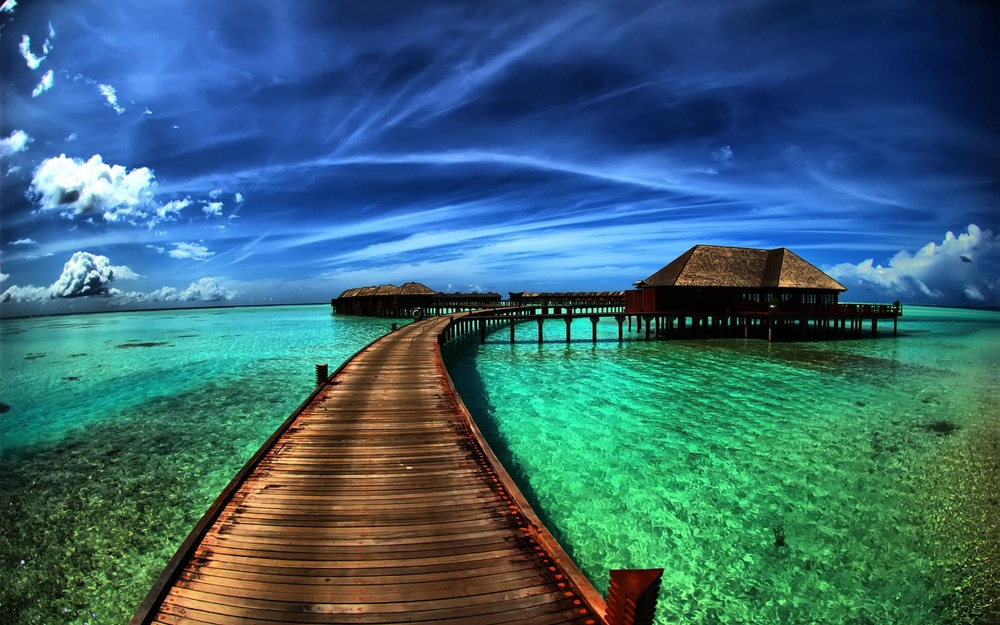
#> input picture app/Visualization/b.jpg, 1000 x 625 px, shrunk from 1920 x 1200 before the run
$ python Visualizer.py
#> lines starting #> are read from the running program, lines starting #| are printed output that depends on the picture
from mpl_toolkits.mplot3d import Axes3D
from mpl_toolkits.mplot3d import proj3d
import matplotlib.pyplot as plt
from matplotlib import offsetbox
from PIL import Image
import numpy as np
import os

xs = [1,1.5,2,2]
ys = [1,2,3,1]
zs = [0,1,2,0]

imgs = [Image.open("b.jpg"), Image.open("b.jpg"), Image.open("c.jpg"), Image.open("c.jpg")]
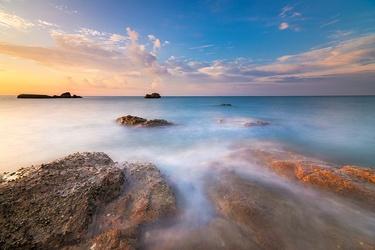
#> input picture app/Visualization/c.jpg, 375 x 250 px, shrunk from 720 x 480 before the run
for img in imgs :
    img = np.asarray(img)
#> this loop made 4 passes

"""Takes a set of an array of threeples of the x y and z coordinates respectively in
the form [(x,y,z), (x,y,z), ect] and an array of numpy arrays of images for each point
and creates a 3D scatterplot with them with the images attatched to the points"""
class ImageAnnotations3D():
    """xyz is an array of threeples of the x y and z coordinates respectively in
    the form [(x,y,z), (x,y,z), ect],
    imgs is an array of numpy arrays of images for each point"""
    def __init__(self, xyz, imgs):
        self.xyz = xyz
        self.imgs = imgs
        self.fig = plt.figure(figsize=(19.20, 10.80))
        self.c = ["b","r","g","gold"]
        self.ax3d = self.setAx3d()
        self.ax2d = self.setAx2d()
        self.annot = []
        for s,im in zip(self.xyz, self.imgs):
            x,y = self.proj(s)
            self.annot.append(self.image(im,[x,y]))
        self.lim = self.ax3d.get_w_lims()
        self.rot = self.ax3d.get_proj()
        self.cid = self.ax3d.figure.canvas.mpl_connect("draw_event",self.update)

        self.funcmap = {"button_press_event" : self.ax3d._button_press,
                        "motion_notify_event" : self.ax3d._on_move,
                        "button_release_event" : self.ax3d._button_release}

        self.cfs = [self.ax3d.figure.canvas.mpl_connect(kind, self.cb) \
                        for kind in self.funcmap.keys()]

    def cb(self, event):
        event.inaxes = self.ax3d
        self.funcmap[event.name](event)

    def proj(self, X):
        """ From a 3D point in axes ax3d,
            calculate position in 2D in ax2d """
        x,y,z = X
        x2, y2, _ = proj3d.proj_transform(x,y,z, self.ax3d.get_proj())
        tr = self.ax3d.transData.transform((x2, y2))
        return self.ax2d.transData.inverted().transform(tr)

    def image(self,arr,xy):
        """ Place an image (arr) as annotation at position xy """
        imageZoom = self.zoomCalc(arr.size[0])
        im = offsetbox.OffsetImage(arr, zoom=imageZoom)
        im.image.axes = self.ax3d
        ab = offsetbox.AnnotationBbox(im, xy, xybox=(-30., 30.),
                            xycoords='data', boxcoords="offset points",
                            pad=0, arrowprops=dict(arrowstyle="->"))
        self.ax2d.add_artist(ab)
        return ab

    def zoomCalc(self, imageSize):
        """Scales images to a reasonable size based on their resolution"""
        imageZoom = 1
        while(imageSize * imageZoom > 50):
            imageZoom = imageZoom/2
        return imageZoom

    def update(self,event):
        if np.any(self.ax3d.get_w_lims() != self.lim) or \
                        np.any(self.ax3d.get_proj() != self.rot):
            self.lim = self.ax3d.get_w_lims()
            self.rot = self.ax3d.get_proj()
            for s,ab in zip(self.xyz, self.annot):
                ab.xy = self.proj(s)

    def setAx3d(self):
        x =[]
        y =[]
        z =[]
        counter = 0
        for counter in range(len(self.xyz)):
            x.append(self.xyz[counter][0])
            y.append(self.xyz[counter][1])
            z.append(self.xyz[counter][2])
        ax3 = self.fig.add_subplot(111, projection=Axes3D.name)
        ax3.scatter(x, y, z, marker="o")
        ax3.set_xlabel('X Label')
        ax3.set_ylabel('Y Label')
        ax3.set_zlabel('Z Label')
        return ax3

    def setAx2d(self):
        # Create a dummy axes to place annotations to
        ax2 = self.fig.add_subplot(111,frame_on=False)
        ax2.axis("off")
        ax2.axis([0,1,0,1])
        return ax2

ia = ImageAnnotations3D(np.c_[xs,ys,zs],imgs)
#> in __init__, `self.xyz = xyz`: self.xyz = [[1, 1, 0], [1.5, 2, 1], [2, 3, 2], [2, 1, 0]]
#> in __init__, `self.imgs = imgs`: self.imgs = 4 items
#> the loop in setAx3d, `for counter in range(len(self.xyz)):` made 4 passes
#> after the loop in setAx3d, `for counter in range(len(self.xyz)):`: x = [1, 1.5, 2, 2]; y = [1, 2, 3, 1]; z = [0, 1, 2, 0]
#> the loop in __init__, `for s,im in zip(self.xyz, self.imgs):` made 4 passes
#> (s, x, y, z in proj, x2 in proj, y2 in proj, tr in proj) on passes 1 to 4: ([1, 1, 0], 0.131, 0.28, 0, -0.0707, -0.0431, [435.1, 352]), ([1.5, 2, 1], 0.514, 0.514, 1, -4.44e-17, -1.22e-16, [1004.1, 545.8]), ([2, 3, 2], 0.898, 0.748, 2, 0.0712, 0.0434, [1576.6, 740.8]), ([2, 1, 0], 0.621, 0.123, 0, 0.0198, -0.0723, [1163.7, 221])
#> after the loop in __init__, `for s,im in zip(self.xyz, self.imgs):`: self.annot = 4 items
#> in __init__, `self.lim = self.ax3d.get_w_lims()`: self.lim = (0.927, 2.07, 0.854, 3.15, -0.146, 2.15)
#> in __init__, `self.rot = self.ax3d.get_proj()`: self.rot = [[0.9, 0.26, 0, -1.87], [-0.26, 0.225, 0.337, -0.398], [0, 0, 0, -10], [-0.45, 0.39, -0.195, 10.09]]
#> in __init__, `self.cid = self.ax3d.figure.canvas.mpl_connect("draw_event",self.update)`: self.cid = 14
#> in __init__, `self.cfs = [self.ax3d.figure.canvas.mpl_connect(kind, self.cb) \ for k..`: self.cfs = [15, 16, 17]


plt.show()
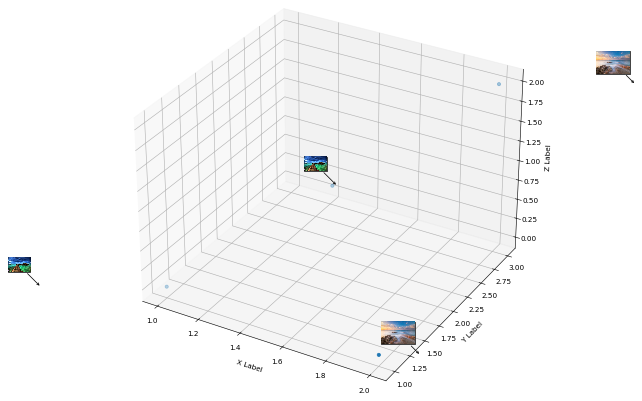
#> figure drawn by matplotlib, 1 panel
